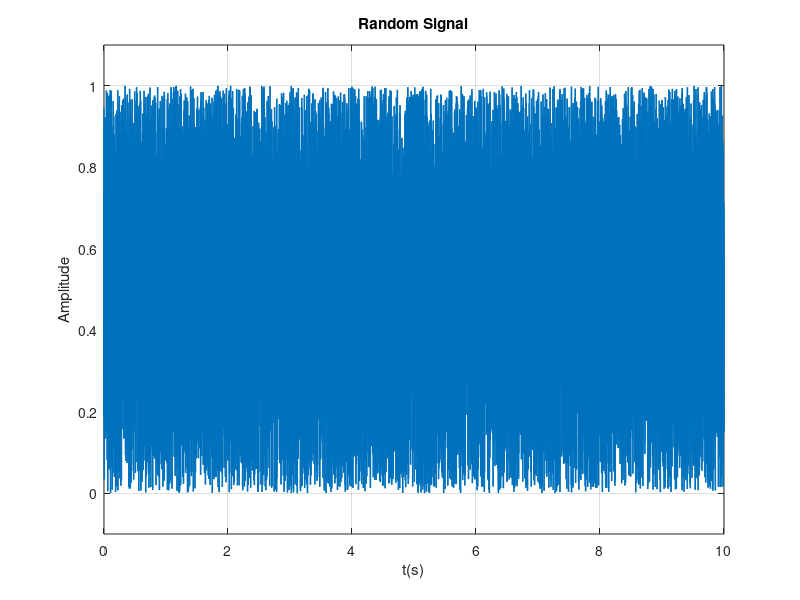

Recreate this plot in MATLAB. (Note: this script raises an error after producing the figure.)
%% Q1: Random signal, time plot, PDF estimate, and comparison to theory

% Parameters
N  = 10000;       % number of samples
fs = 1000;        % Hz
t  = (0:N-1)/fs;  % seconds

% Random signal ~ Uniform(0,1)
x = rand(N,1);

% Time-domain plot
figure;
plot(t, x, 'LineWidth', 1);
xlabel('t(s)');
ylabel('Amplitude');
title('Random Signal');
ylim([-0.1 1.1])
grid on;

% Estimate PDF with 100 bins and plot
nbins = 100;
[binCenters, pdf_est, binWidth] = estimate_pdf_plot(x, nbins); 

% Theoretical Uniform(0,1) PDF
hold on;
x_theory = [min(x)-0.1, 0, 0, 1, 1, max(x)+0.1];
y_theory = [0, 0, 1, 1, 0, 0];
plot(x_theory, y_theory, 'r-', 'LineWidth', 1.6);
legend('Estimated PDF','Theoretical Uniform(0,1)','Location','best');
title(sprintf('Estimated PDF (bin width = %.4g) vs Theoretical', binWidth));
grid on;

%% Function for estimating the probability density for the signal amplitude
function [centers, density, binWidth] = estimate_pdf_plot(x, nbins)
%estimate_pdf_plot Estimate and plot the probability density of a signal.
%   [centers, density, binWidth] = estimate_pdf_plot(x, nbins)
%   builds a histogram-based PDF estimate (area = 1) using nbins bins and
%   plots it as a bar chart.
%
%   Inputs:
%     x      - column vector of samples (double)
%     nbins  - number of amplitude bins (positive integer, default 100)
%
%   Outputs:
%     centers  - bin centers (1 x nbins)
%     density  - estimated probability density at each center (1 x nbins)
%     binWidth - scalar bin width (difference between consecutive edges)

    % Validate input arguments and set defaults
    arguments
        % Input signal: column vector of doubles
        x (:,1) double
        % Number of bins (positive integer, default=100)
        nbins (1,1) {mustBeInteger,mustBePositive} = 100
    end

    N = numel(x);       % Total number of samples
    xmin = min(x);      % Minimum amplitude
    xmax = max(x);      % Maximum amplitude
    if xmax == xmin
        error('All samples are identical; cannot estimate a density.');
    end

    % Bin edges
    % If data looks like Uniform(0,1), force exact [0,1] edges
    if all(x >= 0) && all(x <= 1)
        edges = linspace(0, 1, nbins+1);
    else
        % General case: cover the observed range
        edges = linspace(xmin, xmax, nbins+1);
    end

    % Histogram counts and PDF scaling
    counts   = histcounts(x, edges);        % counts per bin
    binWidth = edges(2) - edges(1);         % uniform bin width
    density  = counts / (N * binWidth);     % PDF: area ≈ 1
    centers  = (edges(1:end-1) + edges(2:end)) / 2;

    % Plot bar chart
    figure;
    bar(centers, density, 1, ...            % full bin width bars
        'EdgeColor', [0.2 0.2 0.2], ...
        'FaceColor', [0.2 0.45 0.85], ...
        'LineWidth', 0.5);
    grid on; box on;
    xlabel('Amplitude of x');
    ylabel('pdf(x)');
    title('Probability Density Function');

    % Axes
    xlim([edges(1) edges(end)]);
    if all(x >= 0) && all(x <= 1)
        xlim([-0.1 1.1]);
        ylim([0 1.4]);
    end
end
